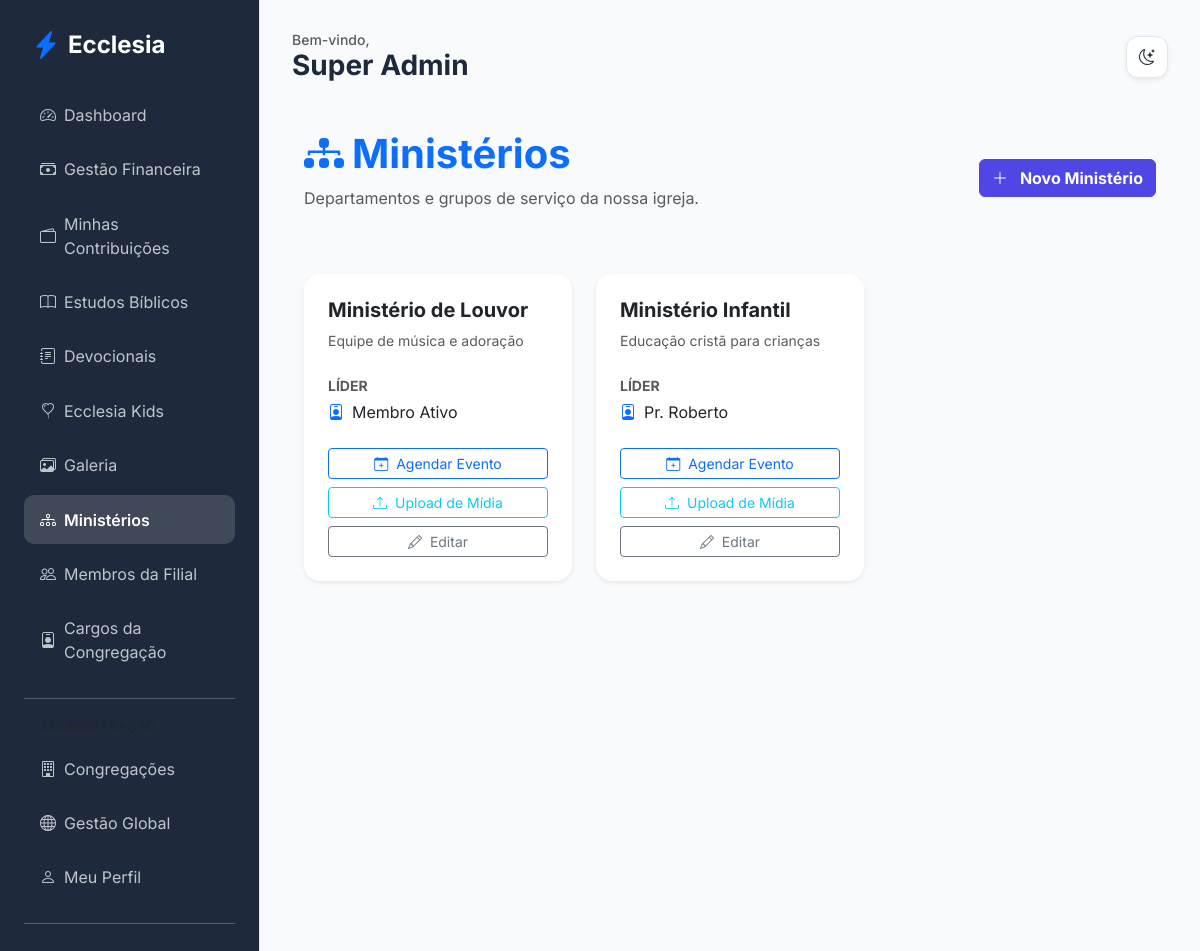
/members/ministries (signed in), run on the app's committed database.
### app/core/models.py (models this page shows, shortened)
class User(db.Model, UserMixin):
    id = db.Column(db.Integer, primary_key=True)
    name = db.Column(db.String(100), nullable=False)
    email = db.Column(db.String(120), unique=True, nullable=False)
    password_hash = db.Column(db.String(128))
    birth_date = db.Column(db.Date)
    gender = db.Column(db.String(20))
    documents = db.Column(db.String(200)) # Flexível para diferentes países
    tax_id = db.Column(db.String(20), nullable=True)  # NIF (PT), CPF/CNPJ (BR), etc.
    address = db.Column(db.Text)
    phone = db.Column(db.String(50))
    profile_photo = db.Column(db.String(255), nullable=True)
    status = db.Column(db.String(20), default='pending') # pending, active, rejected
    is_email_verified = db.Column(db.Boolean, default=False)
    email_verification_token = db.Column(db.String(100), unique=True, nullable=True)
    data_consent = db.Column(db.Boolean, default=False)
    data_consent_date = db.Column(db.DateTime)
    marketing_consent = db.Column(db.Boolean, default=False)
    is_ministry_leader = db.Column(db.Boolean, default=False)
    church_id = db.Column(db.Integer, db.ForeignKey('church.id'))
    family_id = db.Column(db.Integer, db.ForeignKey('family.id'), nullable=True)
    church_role_id = db.Column(db.Integer, db.ForeignKey('church_role.id'), nullable=True)
    ministries = db.relationship('Ministry', secondary=member_ministries, backref=db.backref('members', lazy='dynamic'))
    can_manage_ministries = db.Column(db.Boolean, default=False)
    can_manage_media = db.Column(db.Boolean, default=False)
    can_publish_devotionals = db.Column(db.Boolean, default=False)
    can_approve_members = db.Column(db.Boolean, default=False)
    can_manage_finance = db.Column(db.Boolean, default=False)
    can_manage_kids = db.Column(db.Boolean, default=False)
    can_manage_events = db.Column(db.Boolean, default=False)

class Ministry(db.Model):
    id = db.Column(db.Integer, primary_key=True)
    name = db.Column(db.String(100), nullable=False)
    description = db.Column(db.Text)
    church_id = db.Column(db.Integer, db.ForeignKey('church.id'))
    leader_id = db.Column(db.Integer, db.ForeignKey('user.id'), nullable=True)
    events = db.relationship('Event', backref='ministry', lazy=True)
    leader = db.relationship('User', foreign_keys=[leader_id])
    transactions = db.relationship('MinistryTransaction', backref='ministry', lazy=True)

### app/modules/members/routes.py (the view)
@members_bp.route('/ministries')
@login_required
def list_ministries():
    if current_user.church_role and current_user.church_role.name == 'Administrador Global':
        ministries = Ministry.query.all()
    elif can_manage_ministries():
        ministries = Ministry.query.filter_by(church_id=current_user.church_id).all()
    else:
        ministries = current_user.ministries
    return render_template('members/ministries.html', ministries=ministries)

### app/templates/members/ministries.html
{% extends "base.html" %}
{% block content %}
<div class="container py-4">
    <div class="d-flex justify-content-between align-items-center mb-5">
        <div>
            <h1 class="fw-bold text-primary"><i class="bi bi-diagram-3-fill me-2"></i>Ministérios</h1>
            <p class="text-muted">Departamentos e grupos de serviço da nossa igreja.</p>
        </div>
        {% if current_user.can_manage_ministries or (current_user.church_role and current_user.church_role.name in ['Administrador Global', 'Pastor Líder']) %}
        <a href="{{ url_for('members.add_ministry') }}" class="btn btn-primary fw-bold">
            <i class="bi bi-plus-lg me-2"></i> Novo Ministério
        </a>
        {% endif %}
    </div>
    <div class="row g-4">
        {% for ministry in ministries %}
        <div class="col-md-6 col-lg-4">
            <div class="card h-100 border-0 shadow-sm">
                <div class="card-body p-4">
                    <h5 class="fw-bold mb-2">{{ ministry.name }}</h5>
                    <p class="text-muted small mb-4">{{ ministry.description }}</p>
                    <div class="mb-4">
                        <label class="small fw-bold text-muted d-block mb-1">LÍDER</label>
                        <div class="d-flex align-items-center">
                            <i class="bi bi-person-badge me-2 text-primary"></i>
                            <span>{{ ministry.leader.name if ministry.leader else 'Sem líder definido' }}</span>
                        </div>
                    </div>
                    <div class="d-grid gap-2">
                        {% if ministry.leader_id == current_user.id or current_user.can_manage_ministries or (current_user.church_role and current_user.church_role.name in ['Administrador Global', 'Pastor Líder']) %}
                        <a href="{{ url_for('members.add_ministry_event', id=ministry.id) }}" class="btn btn-sm btn-outline-primary">
                            <i class="bi bi-calendar-plus me-1"></i> Agendar Evento
                        </a>
                        <a href="{{ url_for('edification.upload_media', ministry_id=ministry.id) }}" class="btn btn-sm btn-outline-info">
                            <i class="bi bi-upload me-1"></i> Upload de Mídia
                        </a>
                        <a href="{{ url_for('members.edit_ministry', id=ministry.id) }}" class="btn btn-sm btn-outline-secondary">
                            <i class="bi bi-pencil me-1"></i> Editar
                        </a>
                        {% endif %}
                    </div>
                </div>
            </div>
        </div>
        {% else %}
        <div class="col-12 text-center py-5">
            <i class="bi bi-people fs-1 text-muted opacity-50 d-block mb-3"></i>
            <p class="text-muted">Nenhum ministério cadastrado.</p>
        </div>
        {% endfor %}
    </div>
</div>
{% endblock %}

### app/templates/base.html (shortened to what this page needs)
<!DOCTYPE html>
<html lang="pt-BR">
<head>
    <link href="https://cdn.jsdelivr.net/npm/bootstrap@5.3.0/dist/css/bootstrap.min.css" rel="stylesheet">
    <link href="https://cdn.jsdelivr.net/npm/bootstrap-icons@1.10.0/font/bootstrap-icons.css" rel="stylesheet">
    <link rel="stylesheet" href="{{ url_for('static', filename='css/premium.css') }}">
</head>
<body>
    {% if current_user.is_authenticated %}
    <div class="sidebar d-none d-lg-block">
        <div class="d-flex align-items-center mb-4 px-2">
            <i class="bi bi-lightning-charge-fill text-primary fs-3 me-2"></i>
            <h4 class="mb-0 fw-bold text-white">Ecclesia</h4>
        </div>
        {% include 'includes/_nav_links.html' %}
    </div>
    {% endif %}
    <div class="main-content {{ 'mx-auto' if not current_user.is_authenticated }}">
        {% if current_user.is_authenticated %}
        <header class="d-flex justify-content-between align-items-center mb-4 d-none d-lg-flex">
            <div>
                <h5 class="text-muted mb-0 small">Bem-vindo,</h5>
                <h3 class="fw-bold mb-0">{{ current_user.name }}</h3>
            </div>
            <div class="theme-toggle shadow-sm" onclick="toggleTheme()">
                <i class="bi bi-moon-stars" id="theme-icon"></i>
            </div>
        </header>
        {% endif %}
        {% block content %}{% endblock %}
    </div>
</body>
</html>

### app/static/css/premium.css (style rules this page uses)
:root { --primary: #4f46e5; --primary-hover: #4338ca; --secondary: #64748b; --success: #10b981; --danger: #ef4444; --warning: #f59e0b; --info: #06b6d4; --bg-main: #f8fafc; --bg-card: #ffffff; --text-main: #1e293b; --text-muted: #64748b; --border: #e2e8f0; --sidebar-bg: #1e293b; --sidebar-text: #f8fafc; --input-bg: #ffffff; }
body { font-family: 'Inter', sans-serif; background-color: var(--bg-main); color: var(--text-main); transition: all 0.3s ease; }
.sidebar { background-color: var(--sidebar-bg); color: var(--sidebar-text); min-height: 100vh; padding: 2rem 1rem; }
.main-content { padding: 2rem; }
.card { background-color: var(--bg-card); border: 1px solid var(--border); border-radius: 1rem; box-shadow: 0 4px 6px -1px rgb(0 0 0 / 0.1); transition: transform 0.2s; }
.btn-primary { background-color: var(--primary); border-color: var(--primary); }
.theme-toggle { cursor: pointer; padding: 0.5rem; border-radius: 50%; background: var(--border); display: flex; align-items: center; justify-content: center; width: 40px; height: 40px; }

### app/templates/base.html (style rules this page uses)
:root { --sidebar-width: 260px; }
body { font-family: 'Inter', sans-serif; background-color: var(--bg-main); color: var(--text-main); transition: background-color 0.3s, color 0.3s; }
.sidebar { width: var(--sidebar-width); height: 100vh; position: fixed; left: 0; top: 0; z-index: 1000; background-color: var(--sidebar-bg); color: var(--sidebar-text); border-right: 1px solid var(--border); padding: 1.5rem; overflow-y: auto; transition: background-color 0.3s; }
.main-content { margin-left: var(--sidebar-width); padding: 2rem; min-height: 100vh; background-color: var(--bg-main); }
.card { border: 1px solid var(--border); box-shadow: 0 4px 12px rgba(0,0,0,0.05); }
.theme-toggle { cursor: pointer; padding: 0.6rem; border-radius: 12px; background: var(--bg-card); border: 1px solid var(--border); color: var(--text-main); display: flex; align-items: center; justify-content: center; width: 42px; height: 42px; transition: all 0.3s; }

### data on the page
User: name "Super Admin"
Ministry: name "Ministério de Louvor", description "Equipe de música e adoração", leader "Membro Ativo"
Ministry: name "Ministério Infantil", description "Educação cristã para crianças", leader "Pr. Roberto"
